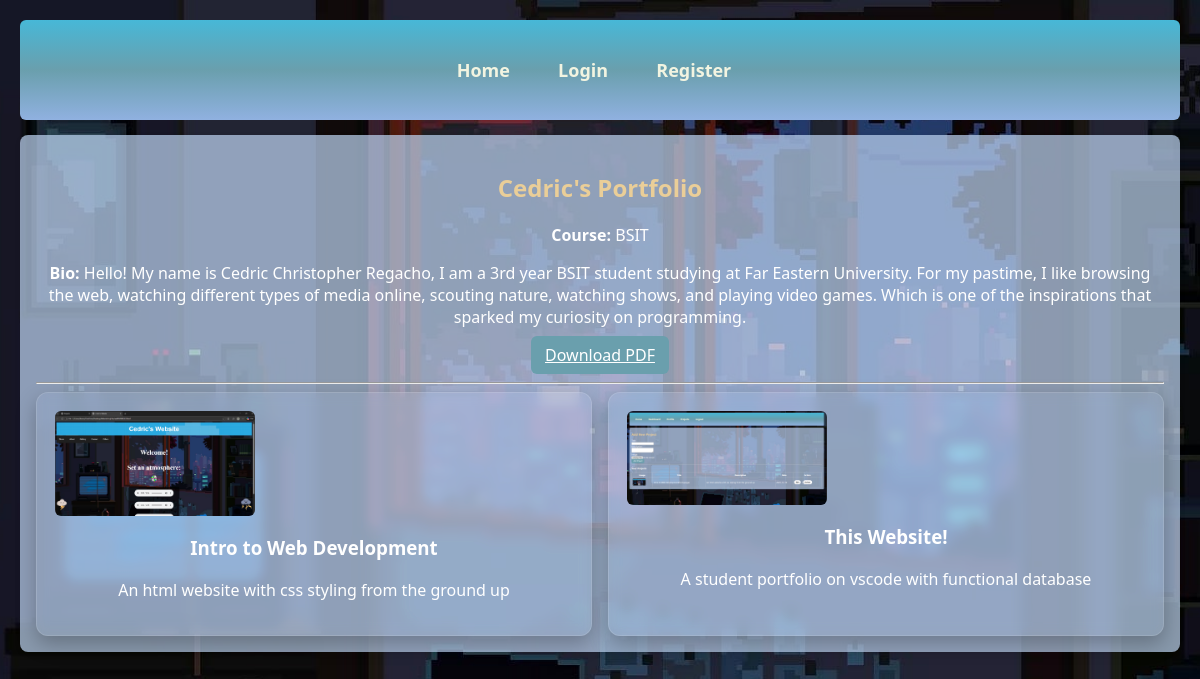
The page /portfolio/Cedric on the database its author committed.
### app.py (models this page shows)
class User(db.Model, UserMixin):
    id = db.Column(db.Integer, primary_key=True)
    username = db.Column(db.String(150), nullable=False, unique=True)
    email = db.Column(db.String(150), unique=True, nullable=False)
    password = db.Column(db.String(200), nullable=False)
    course = db.Column(db.String(100))
    bio = db.Column(db.Text)
    is_admin = db.Column(db.Boolean, default=False)

class Project(db.Model):
    id = db.Column(db.Integer, primary_key=True)
    title = db.Column(db.String(150), nullable=False)
    description = db.Column(db.Text)
    image_file = db.Column(db.String(255))
    date_posted = db.Column(db.DateTime, default=datetime.utcnow)
    user_id = db.Column(db.Integer, db.ForeignKey('user.id'))

### app.py (the view)
@app.route('/portfolio/<username>')
def public_portfolio(username):
    user = User.query.filter_by(username=username).first()
    if not user:
        flash('User not found.', 'danger')
        return redirect(url_for('home'))
    projects = Project.query.filter_by(user_id=user.id).all()
    return render_template('public_portfolio.html', user=user, projects=projects)

### templates/public_portfolio.html (shortened to what this page needs)
{% extends "layout.html" %}
{% block content %}
<h2>{{ user.username }}'s Portfolio</h2>
<p><strong>Course:</strong> {{ user.course or 'N/A' }}</p>
<p><strong>Bio:</strong> {{ user.bio or 'No bio provided' }}</p>
<p><a href="{{ url_for('download_portfolio', username=user.username) }}"
class="btn">Download PDF</a></p>
<hr>
<div class="project-grid">
{% for p in projects %}
<div class="project-card">
{% if p.image_file %}
<img src="{{ url_for('static', filename='uploads/' + p.image_file) }}"
width="200">
{% endif %}
<h3>{{ p.title }}</h3>
<p>{{ p.description }}</p>
</div>
{% else %}
<p>No projects yet.</p>
{% endfor %}
</div>
{% endblock %}

### templates/layout.html (shortened to what this page needs)
<!DOCTYPE html>
<html>
<head>
    <link rel="stylesheet" href="{{ url_for('static', filename='site.css') }}">
</head>
<body>
    <div class="navbar">
        <a href="{{ url_for('home') }}">Home</a>
        {% if current_user.is_authenticated %}
            {% if current_user.is_admin %}
                <a href="{{ url_for('admin_dashboard') }}">Admin</a>
            {% endif %}
            <a href="{{ url_for('dashboard') }}">Dashboard</a>
            <a href="{{ url_for('profile') }}">Profile</a>
            <a href="{{ url_for('projects') }}">Projects</a>
            <a href="{{ url_for('logout') }}">Logout</a>
        {% else %}
            <a href="{{ url_for('login') }}">Login</a>
            <a href="{{ url_for('register') }}">Register</a>
        {% endif %}
    </div>
    <div class="content">{% block content %}{% endblock %}</div>
</body>
</html>

### static/site.css (style rules this page uses)
body { font-family: 'Segoe UI', Tahoma, Arial, sans-serif; margin: 20px; background-image: url('./images/webwallpaper.jpg'); background-size: cover; background-attachment: fixed; background-position: center; }
.navbar { background: linear-gradient(to bottom, #47b8d7 0%, #6a9fad 50%, #90b1e0 100%); padding: 30px; border-radius: 6px; color: rgb(243, 213, 213); margin-bottom: 15px; text-align:center }
.navbar a { display: inline-block; color: rgb(242, 244, 225); text-decoration: none; margin-right: 12px; font-weight: 700; font-size: 1.125rem; padding: 0.5rem 1rem; border-radius: 999px; transition: background-color 180ms ease, color 180ms ease, transform 120ms ease; }
.content { background: rgba(193, 215, 246, 0.7); padding: 16px; border-radius: 8px; box-shadow: 0 2px 6px rgba(0,0,0,0.06); color: white; text-align:center }
h2 { color: #eace98; }
button, .btn { background-color: #6a9fad; color: white; padding: 8px 14px; border: none; border-radius: 6px; cursor: pointer; }
.project-grid { display: grid; grid-template-columns: repeat(auto-fit, minmax(200px, 1fr)); gap: 16px; }
.project-card { background: rgba(255, 255, 255, 0.06); border: 1px solid rgba(255,255,255,0.12); border-radius: 12px; padding: 18px; color: #fff; box-shadow: 0 8px 20px rgba(0,0,0,0.25); backdrop-filter: blur(6px) saturate(120%); -webkit-backdrop-filter: blur(6px) saturate(120%); }
.project-card img { background: transparent; border-radius: 6px; max-width: 100%; display: block; }
img { max-width: 100%; border-radius: 6px; }

### rows shown on the page
User: username "Cedric", course "BSIT", bio "Hello! My name is Cedric Christopher Regacho, I am a 3rd year BSIT student studying at Far Eastern University. For my pastime, I like browsing the web, watching different types of media online, scouting nature, watching shows, and playing video games. Which is one of the inspirations that sparked my curiosity on programming."
Project: image_file (picture), title "Intro to Web Development", description "An html website with css styling from the ground up"
Project: image_file (picture), title "This Website!", description "A student portfolio on vscode with functional database"
